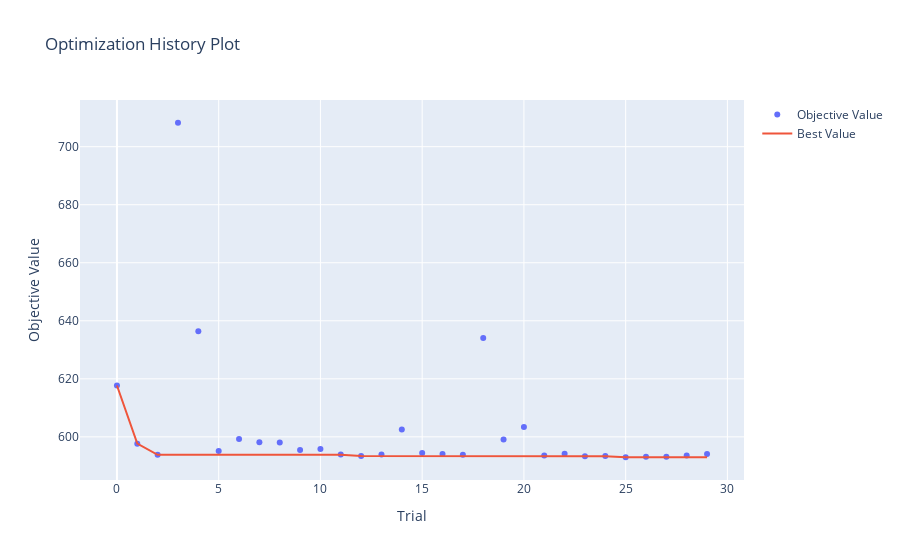

Notebook code cell kept with this figure:
### Code cell
# 하이퍼파라미터 최적화 과정을 확인
optuna.visualization.plot_optimization_history(study_xgb)

### Figure 1 — Plotly figure (JSON) as saved in the notebook; plotly's stock layout.template omitted (floating-point values rounded to 4 significant figures)
{"data": [{"mode": "markers", "name": "Objective Value", "type": "scatter", "x": [0, 1, 2, 3, 4, 5, 6, 7, 8, 9, 10, 11, 12, 13, 14, 15, 16, 17, 18, 19, 20, 21, 22, 23, 24, 25, 26, 27, 28, 29], "y": [617.7, 597.7, 593.8, 708.3, 636.4, 595.1, 599.2, 598.2, 598.1, 595.5, 595.8, 593.9, 593.4, 594.0, 602.5, 594.4, 594.1, 593.9, 634.1, 599.1, 603.4, 593.6, 594.2, 593.3, 593.4, 593.0, 593.1, 593.2, 593.6, 594.1]}, {"mode": "lines", "name": "Best Value", "type": "scatter", "x": [0, 1, 2, 3, 4, 5, 6, 7, 8, 9, 10, 11, 12, 13, 14, 15, 16, 17, 18, 19, 20, 21, 22, 23, 24, 25, 26, 27, 28, 29], "y": [617.7, 597.7, 593.8, 593.8, 593.8, 593.8, 593.8, 593.8, 593.8, 593.8, 593.8, 593.8, 593.4, 593.4, 593.4, 593.4, 593.4, 593.4, 593.4, 593.4, 593.4, 593.4, 593.4, 593.3, 593.3, 593.0, 593.0, 593.0, 593.0, 593.0]}, {"marker": {"color": "#cccccc"}, "mode": "markers", "name": "Infeasible Trial", "showlegend": false, "type": "scatter", "x": [], "y": []}], "layout": {"title": {"text": "Optimization History Plot"}, "xaxis": {"title": {"text": "Trial"}}, "yaxis": {"title": {"text": "Objective Value"}}}}
